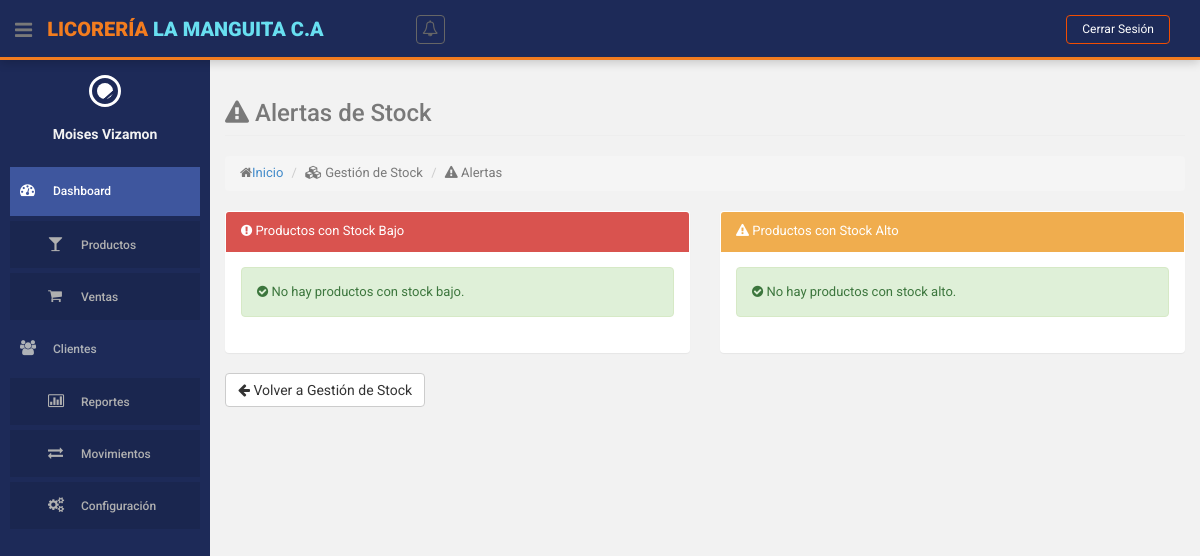
Page /index.php?action=gestion-stock&method=alertas (signed in) on the earlier database version.
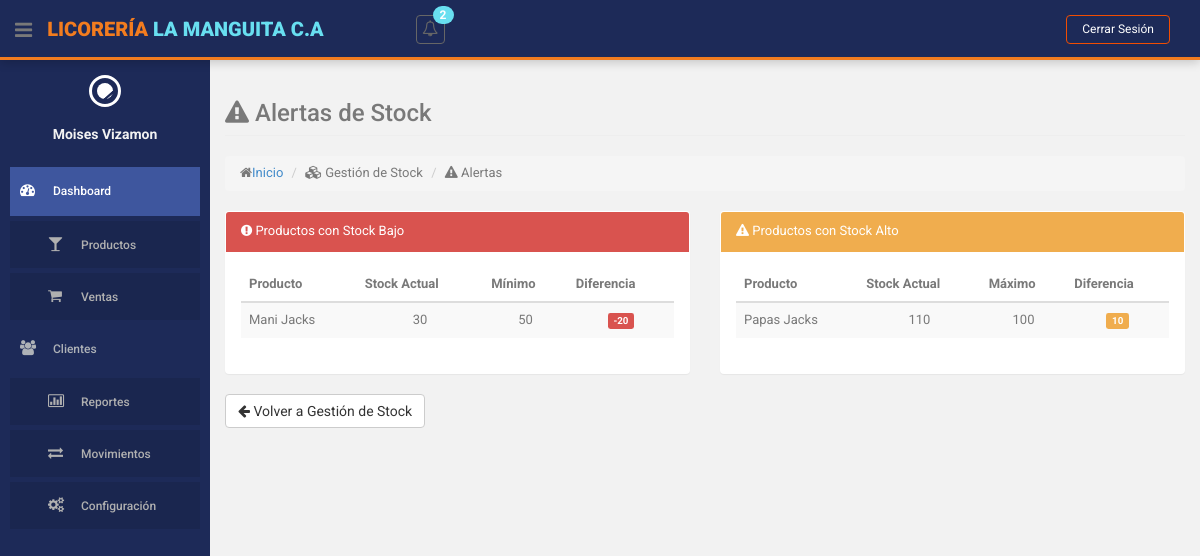
Same page on the later database version.
### tables this page shows
CREATE TABLE `stock_limites` (
  `id` int(11) NOT NULL,
  `id_producto` int(10) NOT NULL,
  `stock_minimo` int(11) NOT NULL DEFAULT 0,
  `stock_maximo` int(11) NOT NULL DEFAULT 0,
  `fecha_actualizacion` datetime NOT NULL DEFAULT current_timestamp(),
  `id_usuario` int(10) NOT NULL
);

CREATE TABLE `producto` (
  `id` int(10) NOT NULL,
  `descripcion` varchar(255) NOT NULL,
  `cantidad` int(255) NOT NULL,
  `precio` decimal(10,2) NOT NULL,
  `id_categoria` int(11) NOT NULL,
  `id_estatus` int(11) NOT NULL
);

### controllers/StockLimiteController.php (called while the page is built, shortened)
<?php
class StockLimiteController
{
    private $model;
    public function __construct()
    {
        require_once ROOT_PATH . 'models/StockLimiteModel.php';
        $this->model = new StockLimiteModel();
    }
    public function alertas()
    {
        $stockBajo = $this->model->obtenerProductosConStockBajo();
        $stockAlto = $this->model->obtenerProductosConStockAlto();
        $this->loadView('stock_limite/alertas', [
            'stockBajo' => $stockBajo,
            'stockAlto' => $stockAlto
        ]);
    }
    private function loadView($view, $data = [])
    {
        extract($data);
        require ROOT_PATH . 'views/layouts/header.php';
        require ROOT_PATH . 'views/' . $view . '.php';
        require ROOT_PATH . 'views/layouts/footer.php';
    }
}

### models/StockLimiteModel.php (called while the page is built, shortened)
<?php
class StockLimiteModel
{
    private $db;
    public function __construct()
    {
        require_once ROOT_PATH . 'config/database.php';
        $database = new Database();
        $this->db = $database->getConnection();
    }
    public function obtenerProductosConStockBajo()
    {
        $query = "SELECT p.id, p.descripcion, p.cantidad, sl.stock_minimo
                  FROM producto p
                  JOIN stock_limites sl ON p.id = sl.id_producto
                  WHERE p.cantidad <= sl.stock_minimo AND p.id_estatus = 1
                  ORDER BY p.descripcion";
        $stmt = $this->db->prepare($query);
        $stmt->execute();
        return $stmt->fetchAll(PDO::FETCH_ASSOC);
    }
    public function obtenerProductosConStockAlto()
    {
        $query = "SELECT p.id, p.descripcion, p.cantidad, sl.stock_maximo
                  FROM producto p
                  JOIN stock_limites sl ON p.id = sl.id_producto
                  WHERE p.cantidad >= sl.stock_maximo AND p.id_estatus = 1
                  ORDER BY p.descripcion";
        $stmt = $this->db->prepare($query);
        $stmt->execute();
        return $stmt->fetchAll(PDO::FETCH_ASSOC);
    }
}

### config/database.php (called while the page is built, shortened)
<?php
class Database {
    private $host = 'localhost';
    private $db_name = 'licoreria';
    private $username = 'root';
    private $password = '';
    public function getConnection() {
        $this->conn = null;
        try {
            $this->conn = new PDO(
                "mysql:host=" . $this->host . ";dbname=" . $this->db_name,
                $this->username,
                $this->password
            );
            $this->conn->exec("set names utf8");
            $this->conn->setAttribute(PDO::ATTR_ERRMODE, PDO::ERRMODE_EXCEPTION);
        } catch(PDOException $exception) {
            echo "Error de conexión: " . $exception->getMessage();
        }
        return $this->conn;
    }
}
?>

### helpers/notifications.php (called while the page is built)
<?php
function obtenerNotificacionesStock() {
    require_once ROOT_PATH . 'models/StockLimiteModel.php';
    $stockModel = new StockLimiteModel();
    $stockBajo = $stockModel->obtenerProductosConStockBajo();
    $stockAlto = $stockModel->obtenerProductosConStockAlto();
    $notificaciones = [];
    $total = count($stockBajo) + count($stockAlto);
    if (!empty($stockBajo)) {
        $notificaciones[] = [
            'tipo' => 'danger',
            'icono' => 'bolt',
            'mensaje' => 'Stock bajo en '.count($stockBajo).' producto(s)',
            'url' => BASE_URL.'index.php?action=gestion-stock&method=alertas',
            'tiempo' => 'Reciente'
        ];
    }
    if (!empty($stockAlto)) {
        $notificaciones[] = [
            'tipo' => 'warning',
            'icono' => 'exclamation-triangle',
            'mensaje' => 'Stock alto en '.count($stockAlto).' producto(s)',
            'url' => BASE_URL.'index.php?action=gestion-stock&method=alertas',
            'tiempo' => 'Reciente'
        ];
    }
    return [
        'total' => $total,
        'notificaciones' => $notificaciones,
        'hayAlertas' => $total > 0
    ];
}

### views/stock_limite/alertas.php (the view, shortened to what the rows shown need)
<section id="main-content">
    <section class="wrapper">
        <div class="row">
            <div class="col-lg-6">
                <section class="panel">
                    <div class="panel-body">
                        <?php if (empty($stockBajo)): ?>
                            <div class="alert alert-success">
                                <i class="fa fa-check-circle"></i> No hay productos con stock bajo.
                            </div>
                        <?php else: ?>
                            <table class="table table-striped table-advance table-hover">
                                <thead>
                                    <tr>
                                        <th>Producto</th>
                                        <th>Stock Actual</th>
                                        <th>Mínimo</th>
                                        <th>Diferencia</th>
                                    </tr>
                                </thead>
                                <tbody>
                                    <?php foreach ($stockBajo as $producto): ?>
                                        <tr>
                                            <td><?= htmlspecialchars($producto['descripcion']) ?></td>
                                            <td class="text-center"><?= $producto['cantidad'] ?></td>
                                            <td class="text-center"><?= $producto['stock_minimo'] ?></td>
                                            <td class="text-center">
                                                <span class="label label-danger">
                                                    <?= $producto['cantidad'] - $producto['stock_minimo'] ?>
                                                </span>
                                            </td>
                                        </tr>
                                    <?php endforeach; ?>
                                </tbody>
                            </table>
                        <?php endif; ?>
                    </div>
                </section>
            </div>
            <div class="col-lg-6">
                <section class="panel">
                    <div class="panel-body">
                        <?php if (empty($stockAlto)): ?>
                            <div class="alert alert-success">
                                <i class="fa fa-check-circle"></i> No hay productos con stock alto.
                            </div>
                        <?php else: ?>
                            <table class="table table-striped table-advance table-hover">
                                <thead>
                                    <tr>
                                        <th>Producto</th>
                                        <th>Stock Actual</th>
                                        <th>Máximo</th>
                                        <th>Diferencia</th>
                                    </tr>
                                </thead>
                                <tbody>
                                    <?php foreach ($stockAlto as $producto): ?>
                                        <tr>
                                            <td><?= htmlspecialchars($producto['descripcion']) ?></td>
                                            <td class="text-center"><?= $producto['cantidad'] ?></td>
                                            <td class="text-center"><?= $producto['stock_maximo'] ?></td>
                                            <td class="text-center">
                                                <span class="label label-warning">
                                                    <?= $producto['cantidad'] - $producto['stock_maximo'] ?>
                                                </span>
                                            </td>
                                        </tr>
                                    <?php endforeach; ?>
                                </tbody>
                            </table>
                        <?php endif; ?>
                    </div>
                </section>
            </div>
        </div>
    </section>
</section>

Differences in the rows shown:
added stock_limites: id_producto.descripcion "Mani Jacks", id_producto.cantidad "30", stock_minimo "50", $producto['cantidad'] - $producto['stock_minimo'] "-20", shown under "Alertas de Stock"
added stock_limites: id_producto.descripcion "Papas Jacks", id_producto.cantidad "110", stock_maximo "100", $producto['cantidad'] - $producto['stock_maximo'] "10"
Other differences:
$totalNotificaciones: (not shown) → "2"
text no longer shown: "No hay productos con stock bajo. No hay productos con stock alto."
text now shown: "Producto Stock Actual Mínimo Diferencia Producto Stock Actual Máximo Diferencia"
